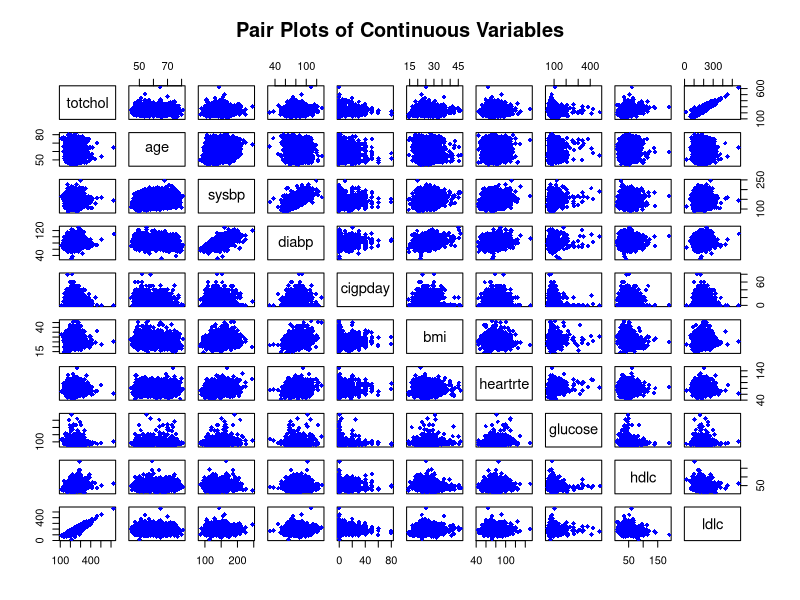

This chart was generated by the following R code:
## ---- chunk 1

fhsd <- read.csv('fhs.csv')

# pairs(~ totchol + ldlc, data = fhsd)
# pairs(~ diabp + totchol, data = fhsd)
# pair plots for continuous variables
pairs(~ totchol + age + sysbp + diabp + cigpday + bmi + 
        heartrte + glucose + hdlc + ldlc, 
      col = "blue",                                         # Change color
      pch = 18,                                            # Change shape of points
      main = "Pair Plots of Continuous Variables",
      data = fhsd)
## ---- chunk 2
# summary statistics on explanatory variables
summary(fhsd)

by(fhsd$chdrisk, fhsd$sex, summary)
by(fhsd$chdrisk, fhsd$cursmoke, summary)
## ---- chunk 3
# design matrix excluding intercept
X <- model.matrix(lm(chdrisk ~ . -  1, data = fhsd))
# remove linearly dependent column (sexMale = 1 - sexFemale)
X <- X[,-1]
# calculate vif
vif <- diag(solve(cor(X)))

vif
